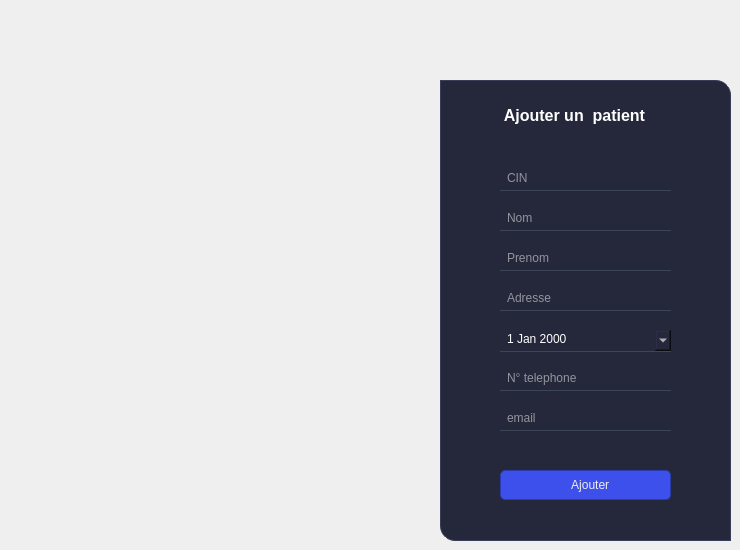
       <widget class="QWidget" name="page_28">
        <widget class="QFrame" name="frame_11">
         <property name="geometry">
          <rect>
           <x>440</x>
           <y>80</y>
           <width>291</width>
           <height>461</height>
          </rect>
         </property>
         <property name="styleSheet">
          <string notr="true">QFrame{
background-color:#25283b;

border-top-right-radius:15px;
border-bottom-left-radius:15px;
border:1px solid  rgb(56, 62, 90);
}
</string>
         </property>
         <property name="frameShape">
          <enum>QFrame::StyledPanel</enum>
         </property>
         <property name="frameShadow">
          <enum>QFrame::Raised</enum>
         </property>
         <widget class="QLineEdit" name="lineEdit_34">
          <property name="geometry">
           <rect>
            <x>60</x>
            <y>90</y>
            <width>171</width>
            <height>21</height>
           </rect>
          </property>
          <property name="styleSheet">
           <string notr="true">QLineEdit{
background-color:#25283b;
border-radius:none;
border-bottom:1px solid rgb(61, 70, 86);
color:rgb(255, 255, 255);
padding:0 0 4px 5px;
}
QLineEdit:focus{
border-bottom:1px solid #3d50eb;
}</string>
          </property>
          <property name="placeholderText">
           <string>CIN</string>
          </property>
         </widget>
         <widget class="QLineEdit" name="lineEdit_35">
          <property name="geometry">
           <rect>
            <x>60</x>
            <y>130</y>
            <width>171</width>
            <height>21</height>
           </rect>
          </property>
          <property name="styleSheet">
           <string notr="true">QLineEdit{
background-color:#25283b;
border-radius:none;
border-bottom:1px solid rgb(61, 70, 86);
color:rgb(255, 255, 255);
padding:0 0 4px 5px;
}
QLineEdit:focus{
border-bottom:1px solid #3d50eb;
}</string>
          </property>
          <property name="placeholderText">
           <string>Nom</string>
          </property>
         </widget>
         <widget class="QLineEdit" name="lineEdit_36">
          <property name="geometry">
           <rect>
            <x>60</x>
            <y>170</y>
            <width>171</width>
            <height>21</height>
           </rect>
          </property>
          <property name="styleSheet">
           <string notr="true">QLineEdit{
background-color:#25283b;
border-radius:none;
border-bottom:1px solid rgb(61, 70, 86);
color:rgb(255, 255, 255);
padding:0 0 4px 5px;
}
QLineEdit:focus{
border-bottom:1px solid #3d50eb;
}</string>
          </property>
          <property name="placeholderText">
           <string>Prenom</string>
          </property>
         </widget>
         <widget class="QLineEdit" name="lineEdit_37">
          <property name="geometry">
           <rect>
            <x>60</x>
            <y>210</y>
            <width>171</width>
            <height>21</height>
           </rect>
          </property>
          <property name="styleSheet">
           <string notr="true">QLineEdit{
background-color:#25283b;
border-radius:none;
border-bottom:1px solid rgb(61, 70, 86);
color:rgb(255, 255, 255);
padding:0 0 4px 5px;
}
QLineEdit:focus{
border-bottom:1px solid #3d50eb;
}</string>
          </property>
          <property name="placeholderText">
           <string>Adresse</string>
          </property>
         </widget>
         <widget class="QLineEdit" name="lineEdit_38">
          <property name="geometry">
           <rect>
            <x>60</x>
            <y>290</y>
            <width>171</width>
            <height>21</height>
           </rect>
          </property>
          <property name="styleSheet">
           <string notr="true">QLineEdit{
background-color:#25283b;
border-radius:none;
border-bottom:1px solid rgb(61, 70, 86);
color:rgb(255, 255, 255);
padding:0 0 4px 5px;
}
QLineEdit:focus{
border-bottom:1px solid #3d50eb;
}</string>
          </property>
          <property name="placeholderText">
           <string>N° telephone</string>
          </property>
         </widget>
         <widget class="QLineEdit" name="lineEdit_39">
          <property name="geometry">
           <rect>
            <x>60</x>
            <y>330</y>
            <width>171</width>
            <height>21</height>
           </rect>
          </property>
          <property name="styleSheet">
           <string notr="true">QLineEdit{
background-color:#25283b;
border-radius:none;
border-bottom:1px solid rgb(61, 70, 86);
color:rgb(255, 255, 255);
padding:0 0 4px 5px;
}
QLineEdit:focus{
border-bottom:1px solid #3d50eb;
}</string>
          </property>
          <property name="placeholderText">
           <string>email</string>
          </property>
         </widget>
         <widget class="QDateEdit" name="dateEdit_3">
          <property name="geometry">
           <rect>
            <x>60</x>
            <y>250</y>
            <width>171</width>
            <height>22</height>
           </rect>
          </property>
          <property name="styleSheet">
           <string notr="true">QDateEdit{
background-color:#25283b;
border-radius:none;
border-bottom:1px solid rgb(61, 70, 86);
color:rgb(255, 255, 255);
padding:0 0 4px 5px;
}
QDateEdit:focus{
border-bottom:1px solid #3d50eb;
}</string>
          </property>
          <property name="calendarPopup">
           <bool>true</bool>
          </property>
         </widget>
         <widget class="QLabel" name="labelBoxBlenderInstalation_15">
          <property name="geometry">
           <rect>
            <x>60</x>
            <y>20</y>
            <width>211</width>
            <height>31</height>
           </rect>
          </property>
          <property name="font">
           <font>
            <family>Segoe UI</family>
            <pointsize>12</pointsize>
            <weight>75</weight>
            <bold>true</bold>
           </font>
          </property>
          <property name="styleSheet">
           <string notr="true">color:rgb(255, 255, 255);
background-color: transparent;
border: none;
</string>
          </property>
          <property name="text">
           <string> Ajouter un  patient</string>
          </property>
         </widget>
        </widget>
        <widget class="QPushButton" name="ajouter_pat_2">
         <property name="geometry">
          <rect>
           <x>500</x>
           <y>470</y>
           <width>171</width>
           <height>30</height>
          </rect>
         </property>
         <property name="minimumSize">
          <size>
           <width>150</width>
           <height>30</height>
          </size>
         </property>
         <property name="font">
          <font>
           <family>Segoe UI</family>
           <pointsize>9</pointsize>
          </font>
         </property>
         <property name="cursor">
          <cursorShape>PointingHandCursor</cursorShape>
         </property>
         <property name="styleSheet">
          <string notr="true">QPushButton {
	border: 1px solid rgb(43, 61, 173);
color:rgb(238, 238, 238);
	border-radius: 5px;	
	background-color: #3d50eb;
}
QPushButton:hover {
color:rgb(255, 255, 255);
		background-color: #3d50eb;
		border: 1px solid rgb(55, 74, 213);
}
QPushButton:pressed {	
	background-color: #3d50eb;
	border: 2px solid rgb(43, 50, 61);
}</string>
         </property>
         <property name="text">
          <string>   Ajouter</string>
         </property>
         <property name="icon">
          <iconset>
           <normaloff>../../../health-app/icons/16x16/cil-folder-open.png</normaloff>../../../health-app/icons/16x16/cil-folder-open.png</iconset>
         </property>
        </widget>
       </widget>
